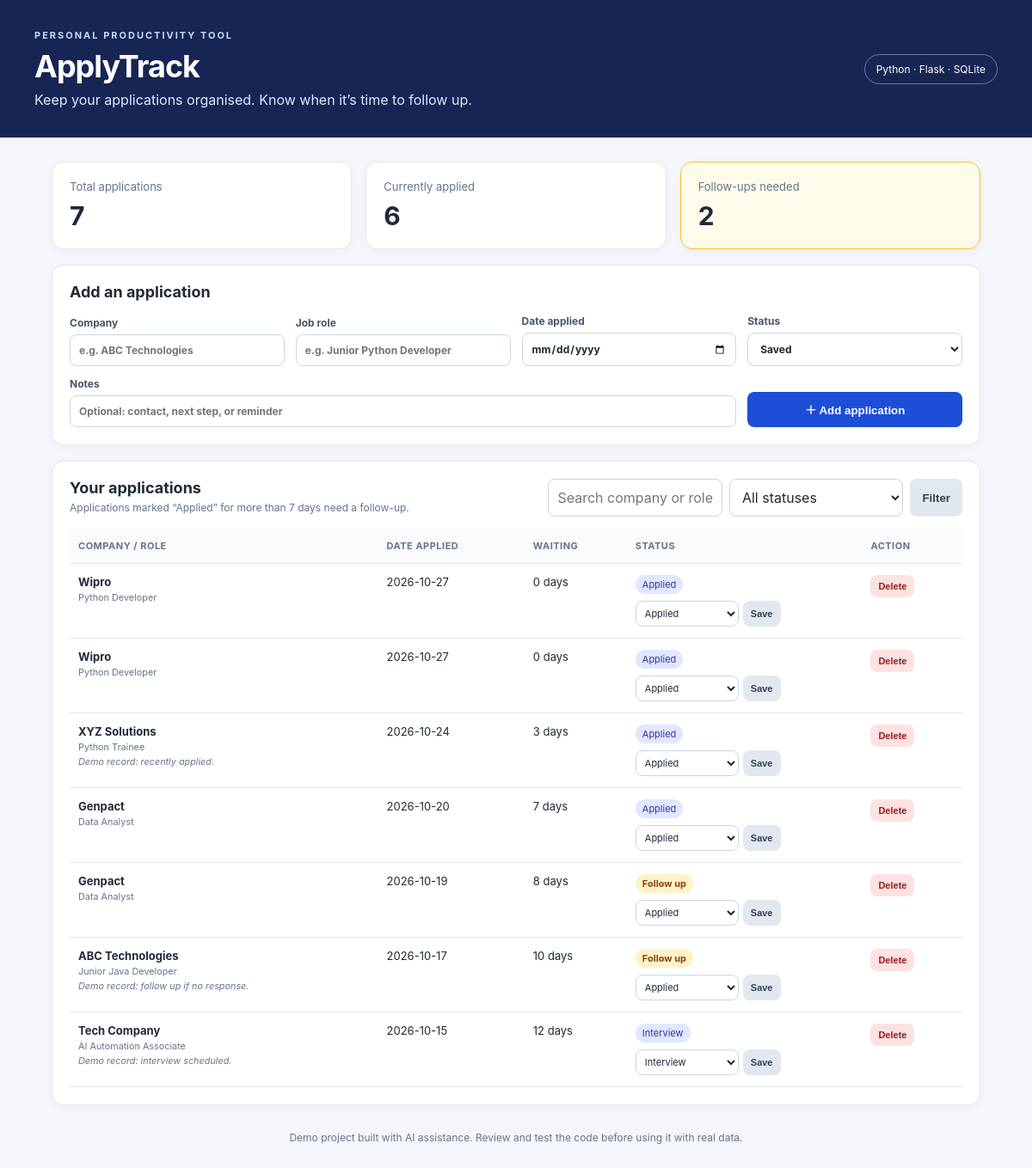
The page / on the database its author committed.
### tables this page shows
CREATE TABLE applications (
                id INTEGER PRIMARY KEY AUTOINCREMENT,
                company TEXT NOT NULL,
                role TEXT NOT NULL,
                applied_on TEXT NOT NULL,
                status TEXT NOT NULL,
                notes TEXT DEFAULT ''
            );

### app.py (the view)
@app.route("/")
def index():
    init_db()
    search = request.args.get("q", "").strip()
    status_filter = request.args.get("status", "").strip()
    query = "SELECT * FROM applications WHERE 1=1"
    params = []
    if search:
        query += " AND (company LIKE ? OR role LIKE ?)"
        params.extend([f"%{search}%", f"%{search}%"])
    if status_filter in STATUSES:
        query += " AND status = ?"
        params.append(status_filter)
    query += " ORDER BY applied_on DESC, id DESC"
    with get_db() as conn:
        applications = conn.execute(query, params).fetchall()
    today = date.today()
    rows = []
    for item in applications:
        record = dict(item)
        try:
            applied_date = date.fromisoformat(record["applied_on"])
            days_waiting = (today - applied_date).days
        except ValueError:
            days_waiting = 0
        record["days_waiting"] = days_waiting
        record["needs_followup"] = (
            record["status"] == "Applied" and days_waiting > 7
        )
        rows.append(record)
    with get_db() as conn:
        total = conn.execute("SELECT COUNT(*) FROM applications").fetchone()[0]
        applied = conn.execute(
            "SELECT COUNT(*) FROM applications WHERE status='Applied'"
        ).fetchone()[0]
        followups = sum(1 for row in rows if row["needs_followup"])
    return render_template(
        "index.html", applications=rows, statuses=STATUSES,
        search=search, status_filter=status_filter, total=total,
        applied=applied, followups=followups
    )

### app.py (called while the page is built, shortened)
def get_db():
    conn = sqlite3.connect(DB_PATH)
    conn.row_factory = sqlite3.Row
    return conn

def init_db():
    with get_db() as conn:
        conn.execute("""
            CREATE TABLE IF NOT EXISTS applications (
                id INTEGER PRIMARY KEY AUTOINCREMENT,
                company TEXT NOT NULL,
                role TEXT NOT NULL,
                applied_on TEXT NOT NULL,
                status TEXT NOT NULL,
                notes TEXT DEFAULT ''
            )
        """)
        count = conn.execute("SELECT COUNT(*) FROM applications").fetchone()[0]

### templates/index.html (shortened to what this page needs)
<!doctype html>
<html lang="en">
<head>
  <link rel="stylesheet" href="{{ url_for('static', filename='style.css') }}">
</head>
<body>
<header class="topbar">
  <div>
    <div class="eyebrow">PERSONAL PRODUCTIVITY TOOL</div>
    <h1>ApplyTrack</h1>
    <p>Keep your applications organised. Know when it’s time to follow up.</p>
  </div>
  <span class="pill">Python · Flask · SQLite</span>
</header>
<main class="container">
  <section class="stats">
    <article class="stat"><span>Total applications</span><strong>{{ total }}</strong></article>
    <article class="stat"><span>Currently applied</span><strong>{{ applied }}</strong></article>
    <article class="stat highlight"><span>Follow-ups needed</span><strong>{{ followups }}</strong></article>
  </section>
  <section class="panel">
    <h2>Add an application</h2>
    <form action="{{ url_for('add_application') }}" method="post" class="add-form">
      <label>Company<input name="company" placeholder="e.g. ABC Technologies" required></label>
      <label>Job role<input name="role" placeholder="e.g. Junior Python Developer" required></label>
      <label>Date applied<input type="date" name="applied_on" required></label>
      <label>Status
        <select name="status">
          {% for status in statuses %}<option value="{{ status }}">{{ status }}</option>{% endfor %}
        </select>
      </label>
      <label class="wide">Notes<input name="notes" placeholder="Optional: contact, next step, or reminder"></label>
      <button type="submit">＋ Add application</button>
    </form>
  </section>
  <section class="panel">
    <div class="list-heading">
      <div><h2>Your applications</h2><p>Applications marked “Applied” for more than 7 days need a follow-up.</p></div>
      <form method="get" class="filters">
        <input name="q" value="{{ search }}" placeholder="Search company or role">
        <select name="status">
          <option value="">All statuses</option>
        </select>
        <button class="secondary">Filter</button>
      </form>
    </div>
    <div class="table-wrap">
      <table>
        <thead><tr><th>Company / role</th><th>Date applied</th><th>Waiting</th><th>Status</th><th>Action</th></tr></thead>
        <tbody>
        {% for item in applications %}
          <tr>
            <td><strong>{{ item.company }}</strong><small>{{ item.role }}</small>{% if item.notes %}<small class="notes">{{ item.notes }}</small>{% endif %}</td>
            <td>{{ item.applied_on }}</td>
            <td>{{ item.days_waiting }} days</td>
            <td>
              {% if item.needs_followup %}<span class="tag warning">Follow up</span>{% else %}<span class="tag">{{ item.status }}</span>{% endif %}
              <form action="{{ url_for('update_status', application_id=item.id) }}" method="post" class="inline-form">
                <select name="status" aria-label="Change status">
                  {% for status in statuses %}<option value="{{ status }}" {% if item.status == status %}selected{% endif %}>{{ status }}</option>{% endfor %}
                </select>
                <button class="tiny secondary">Save</button>
              </form>
            </td>
            <td><form action="{{ url_for('delete_application', application_id=item.id) }}" method="post" onsubmit="return confirm('Delete this application?')"><button class="tiny danger">Delete</button></form></td>
          </tr>
        {% else %}
          <tr><td colspan="5" class="empty">No applications match. Add one above or clear your filters.</td></tr>
        {% endfor %}
        </tbody>
      </table>
    </div>
  </section>
  <footer>Demo project built with AI assistance. Review and test the code before using it with real data.</footer>
</main>
</body>
</html>

### static/style.css (style rules this page uses)
:root { font-family: Inter, ui-sans-serif, system-ui, -apple-system, Segoe UI, sans-serif; color: #1f2937; background: #f4f6fb; }
* { box-sizing: border-box; }
body { margin: 0; }
.topbar { background: #172554; color: white; padding: 34px max(24px, calc((100% - 1120px)/2)); display:flex; justify-content:space-between; gap:24px; align-items:center; }
.eyebrow { font-size: 11px; letter-spacing: 2px; color:#bfdbfe; font-weight:700; }
h1 { margin: 7px 0; font-size: 36px; letter-spacing:-1px; }
.topbar p { margin:0; color:#dbeafe; }
.pill { border:1px solid #6478a7; border-radius:999px; padding:9px 13px; font-size:12px; white-space:nowrap; }
.container { max-width:1120px; margin:28px auto; padding:0 20px; }
.stats { display:grid; grid-template-columns:repeat(3,1fr); gap:16px; margin-bottom:18px; }
.stat,.panel { background:white; border:1px solid #e5e7eb; border-radius:14px; padding:20px; box-shadow:0 3px 12px #0f172a08; }
.stat span { display:block; font-size:13px; color:#64748b; }
.stat strong { display:block; margin-top:8px; font-size:30px; }
.highlight { border-color:#fbbf24; background:#fffbeb; }
.panel { margin-bottom:18px; }
h2 { font-size:18px; margin:0 0 16px; }
.add-form { display:grid; grid-template-columns:repeat(4,1fr); gap:13px; align-items:end; }
label { display:flex; flex-direction:column; gap:6px; font-size:12px; font-weight:650; color:#475569; }
input,select { width:100%; border:1px solid #cbd5e1; border-radius:8px; padding:10px; font:inherit; background:#fff; color:#1f2937; min-width:0; }
.wide { grid-column:span 3; }
button { border:0; border-radius:8px; padding:11px 14px; background:#1d4ed8; color:white; font-weight:700; cursor:pointer; }
.secondary { background:#e2e8f0; color:#334155; }
.danger { background:#fee2e2; color:#991b1b; }
.list-heading { display:flex; justify-content:space-between; align-items:flex-start; gap:20px; margin-bottom:14px; }
.list-heading h2 { margin-bottom:5px; }
.list-heading p { margin:0; font-size:12px; color:#64748b; }
.filters { display:flex; gap:8px; min-width:45%; }
.table-wrap { overflow-x:auto; }
table { width:100%; border-collapse:collapse; font-size:13px; }
th { text-align:left; color:#64748b; font-size:11px; text-transform:uppercase; letter-spacing:.5px; background:#f8fafc; }
th,td { padding:13px 10px; border-bottom:1px solid #e5e7eb; vertical-align:top; }
td strong,td small { display:block; }
td small { margin-top:4px; color:#64748b; }
td .notes { font-style:italic; }
.tag { display:inline-block; border-radius:999px; background:#e0e7ff; color:#3730a3; padding:4px 8px; font-size:11px; white-space:nowrap; }
.tag.warning { background:#fef3c7; color:#92400e; font-weight:700; }
.inline-form { display:flex; gap:5px; margin-top:8px; }
.inline-form select { max-width:120px; padding:6px; font-size:11px; }
.tiny { padding:7px 9px; font-size:11px; }
footer { text-align:center; color:#64748b; font-size:12px; padding:12px 0 28px; }

### rows shown on the page
applications: company "Wipro", role "Python Developer", applied_on "2026-10-27", days_waiting "0", status "Applied"
applications: company "Wipro", role "Python Developer", applied_on "2026-10-27", days_waiting "0", status "Applied"
applications: company "XYZ Solutions", role "Python Trainee", notes "Demo record: recently applied.", applied_on "2026-10-24", days_waiting "3", status "Applied"
applications: company "Genpact", role "Data Analyst", applied_on "2026-10-20", days_waiting "7", status "Applied"
applications: company "Genpact", role "Data Analyst", applied_on "2026-10-19", days_waiting "8", shows "Follow up", status "Applied"
applications: company "ABC Technologies", role "Junior Java Developer", notes "Demo record: follow up if no response.", applied_on "2026-10-17", days_waiting "10", shows "Follow up", status "Applied"
applications: company "Tech Company", role "AI Automation Associate", notes "Demo record: interview scheduled.", applied_on "2026-10-15", days_waiting "12", status "Interview"

### other values the page prints
{{ total }} "7"
{{ applied }} "6"
{{ followups }} "2"
form field status "Saved"
